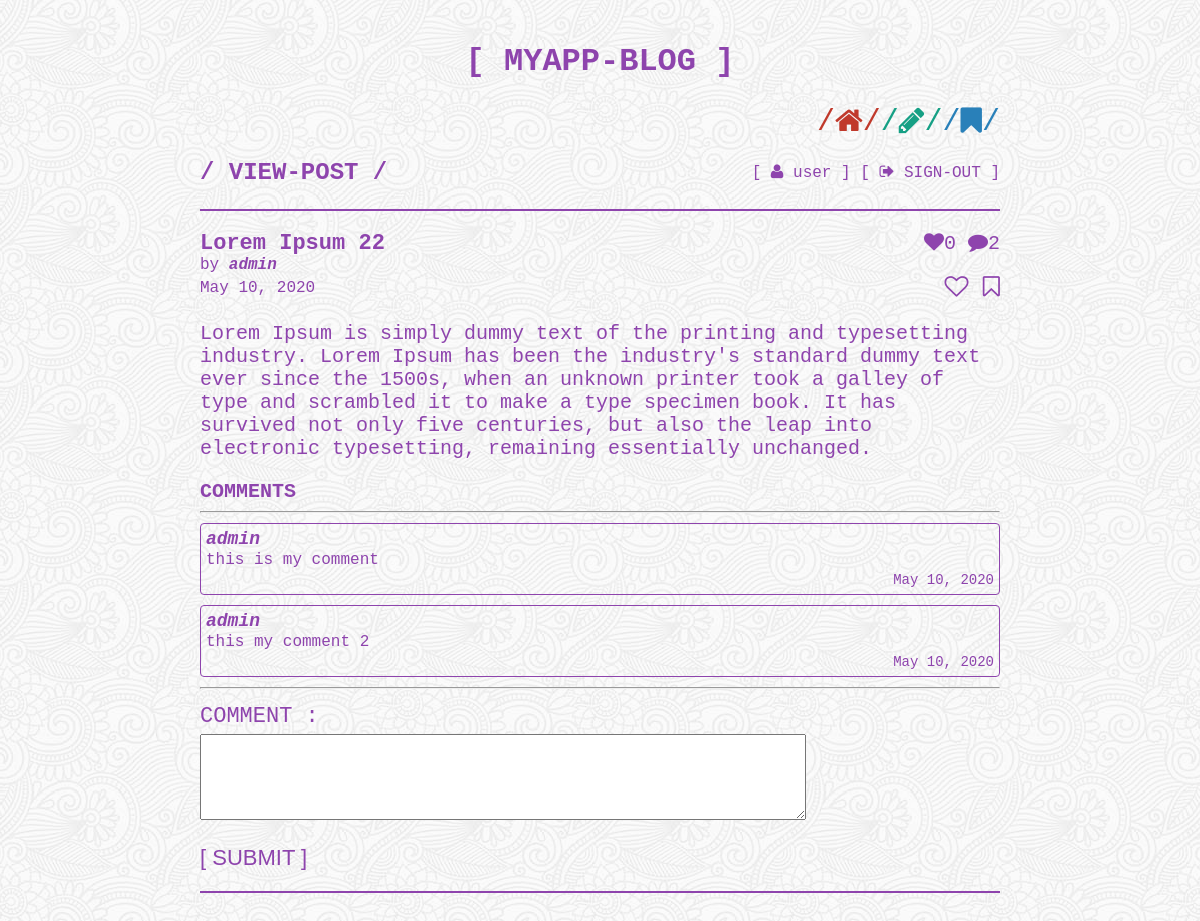
Screenshot of /post/4 (signed in) with the database file from the repository.
### blog/models.py (models this page shows, shortened)
class User(UserMixin, db.Model):
    __tablename__ = "user"
    id = db.Column(db.Integer, primary_key=True, autoincrement=True)
    username = db.Column(db.String(32), nullable=False, unique=True)
    password_hash = db.Column(db.String(256), nullable=False)
    posts = db.relationship("Post", backref="user")
    comments = db.relationship("Comment", backref="user")
    liked_posts = db.relationship(
        "Post", secondary=likes, backref="liked_by", lazy="dynamic"
    )
    saved_posts = db.relationship(
        "Post", secondary=saves, backref="saved_by", lazy="dynamic",
    )

class Post(db.Model):
    __tablename__ = "post"
    id = db.Column(db.Integer, primary_key=True, autoincrement=True)
    user_id = db.Column(db.Integer, db.ForeignKey("user.id"))
    title = db.Column(db.String(256), nullable=False)
    body = db.Column(db.Text, nullable=False)
    comments = db.relationship("Comment", backref="post")
    created = db.Column(db.DateTime, server_default=func.now())

class Comment(db.Model):
    __tablename__ = "comment"
    id = db.Column(db.Integer, primary_key=True, autoincrement=True)
    user_id = db.Column(db.Integer, db.ForeignKey("user.id"))
    post_id = db.Column(db.Integer, db.ForeignKey("post.id"))
    body = db.Column(db.Text, nullable=False)
    created = db.Column(db.DateTime, server_default=func.now())

### blog/views.py (the view)
@app_blueprint.route("/post/<int:post_id>", methods=["GET", "POST"])
@login_required
def view_post(post_id):
    post = Post.query.get(post_id)
    if post:
        form = CommentForm()
        if form.validate_on_submit():
            comment = Comment(user=current_user, post=post, body=form.data.get("body"))
            db.session.add(comment)
            db.session.commit()
            flash("Comment sucessfully posted.")
        return render_template(
            "view-post.html",
            user=current_user,
            post=post,
            form=form,
            page_title="VIEW-POST",
            page_color="purple",
        )
    else:
        next_page = request.headers.get("Referer")
        flash("Blog post not found.")
        return redirect(next_page or url_for("app.home"))

### blog/forms.py
class CommentForm(FlaskForm):
    body = TextAreaField(
        "COMMENT :", validators=[DataRequired()], render_kw={"rows": 4}
    )

### blog/views.py (called while the page is built)
@login_manager.user_loader
def load_user(user_id):
    if user_id is not None:
        return User.query.get(user_id)
    return None

### blog/templates/view-post.html (shortened to what this page needs)
{% extends "base.html" %}
{% block content %}
<main class="page-container">
  <div class="post-header">
    <div class="post-title-container">
      <a class="post-title" href="{{ url_for('app.view_post', post_id=post.id) }}">
        <b>{{post.title}}</b>
      </a>
      <div class="post-author-container">
        <span>by</span>
        <a href="{{ url_for('app.view_user', user_id=post.user.id) }}">
          <i><b>{{post.user.username}}</b></i>
        </a>
      </div>
    </div>
    <div class="post-button-container">
      <span class="display-inline-flex" title="Likes">
        <i class="fa fa-heart" aria-hidden="true"></i>
        <span>{{post.liked_by|length}}</span>
      </span>
      <span class="display-inline-flex" title="Comments">
        <i class="fa fa-comment" aria-hidden="true"></i>
        <span>{{post.comments|length}}</span>
      </span>
    </div>
  </div>
  <div class="post-footer">
    <span class="post-date">{{post.created.strftime("%b %d, %Y")}}</span>
    {% if user and post.user_id == user.id -%}
    <div class="post-action-container">
      <a class="button-green" href="{{ url_for('app.edit_post', post_id=post.id) }}" role="button">
        <i class="fa fa-pencil-square-o" aria-hidden="true" title="Edit"></i>
      </a>
      <a class="button-red" href="javascript:void(0)" role="button" onclick="deletePost('{{post.id}}')">
        <i class="fa fa-trash-o" aria-hidden="true" title="Delete"></i>
      </a>
    </div>
    {%- else -%}
    <div class="post-action-container">
      {% if post not in user.liked_posts -%}
      <a class="theme-button" href="{{ url_for('app.like_post', post_id=post.id) }}" role="button">
        <i class="fa fa-heart-o" aria-hidden="true" title="Like"></i>
      </a>
      {%- else -%}
      <a class="theme-button" href="{{ url_for('app.dislike_post', post_id=post.id) }}" role="button">
        <i class="fa fa-heart" aria-hidden="true" title="Un-Like"></i>
      </a>
      {%- endif %}
      {% if post not in user.saved_posts -%}
      <a class="theme-button" href="{{ url_for('app.save_post', post_id=post.id) }}">
        <i class="fa fa-bookmark-o" aria-hidden="true" title="Save"></i>
      </a>
      {%- else -%}
      <a class="theme-button" href="{{ url_for('app.unsave_post', post_id=post.id) }}">
        <i class="fa fa-bookmark" aria-hidden="true" title="Un-Save"></i>
      </a>
      {%- endif %}
    </div>
    {%- endif %}
  </div>
  <div class="post-body">
    {{post.body}}
  </div>
  <div class="post-comments">
    <div class="font-size-20">
      <b>COMMENTS</b>
    </div>
    <hr>
    {% if post.comments %}
    {% for comment in post.comments %}
    <div class="comment-container theme-border">
      <div class="comment-header">
        <div class="comment-title-container">
          <a class="comment-title" href="{{ url_for('app.view_user', user_id=comment.user.id) }}">
            <i><b>{{comment.user.username}}</b></i>
          </a>
        </div>
      </div>
      <div class="comment-body">
        {{comment.body}}
      </div>
      <div class="comment-footer">
        <span class="comment-date">{{comment.created.strftime("%b %d, %Y")}}</span>
      </div>
    </div>
    {% endfor %}
    {% else %}
    <div class="text-align-center font-size-22">[ EMPTY ]</div>
    {% endif %}
    <hr>
    <form method="POST">
      <div class="form-field">
        {{ form.body.label }}
        <div class="form-input">
          {{ form.body }}
        </div>
      </div>
      <div class="margin-top-20 margin-bottom-20">
        <button type="submit" class="theme-button font-size-22 enclose-square">
          SUBMIT
        </button>
      </div>
    </form>
  </div>
</main>
{% endblock %}

### blog/templates/header.html (shortened to what this page needs)
{% block header %}
<div class="website-title enclose-square">
  MYAPP-BLOG
</div>
{% if user %}
<nav class="navbar">
  <a class="button-red" href="{{ url_for('app.home') }}" title="HOME" role="button">
    <span class="enclose-{{'square' if page_title=='HOME' else 'slash'}} display-inline-flex">
      <i class="fa fa-home" aria-hidden="true"></i>
    </span>
  </a>
  <a class="button-green" href="{{ url_for('app.new_post') }}" title="NEW-POST" role="button">
    <span class="enclose-{{'square' if page_title=='NEW-POST' else 'slash'}} display-inline-flex">
      <i class="fa fa-pencil" aria-hidden="true"></i>
    </span>
  </a>
  <a class="button-blue" href="{{ url_for('app.saved_posts') }}" title="SAVED-POSTS" role="button">
    <span class="enclose-{{'square' if page_title=='SAVED-POSTS' else 'slash'}} display-inline-flex">
      <i class="fa fa-bookmark" aria-hidden="true"></i>
    </span>
  </a>
</nav>
{% endif %}
<div class="page-title-container">
  <div class="page-title enclose-slash">
    {{page_title}}
  </div>
  {% if user -%}
  <div class="signed-in-container">
    <a class="enclose-square" href="{{ url_for('app.profile') }}">
      <i class="fa fa-user" aria-hidden="true"></i>
      <span>{{user.username}}</span>
    </a>
    <a class="enclose-square" href="{{ url_for('app.sign_out') }}">
      <i class="fa fa-sign-out" aria-hidden="true"></i>
      <span>SIGN-OUT</span>
    </a>
  </div>
  {%- endif %}
</div>
{% endblock %}

### blog/static/css/custom-styles.css (style rules this page uses)
@media (min-width: 601px) { .navbar { justify-content: flex-end; } }
body { font-family: "courier new", courier, monospace; background-image: url("/static/img/symphony.png"); }
a { color: inherit; text-decoration: none; }
.website-title { margin-top: 25px; margin-bottom: 25px; font-size: 32px; font-weight: bold; text-align: center; }
.navbar { display: flex; flex-wrap: wrap; align-items: center; margin-top: 5px; margin-bottom: 5px; }
.navbar a { font-size: 30px; }
.page-title-container { display: flex; align-items: center; }
.page-title { flex-grow: 1; margin-top: 15px; margin-bottom: 15px; font-size: 24px; font-weight: 700; }
.signed-in-container { order: 1; margin-top: 15px; margin-bottom: 15px; }
.page-container { margin-top: 20px; margin-bottom: 20px; }
.form-field { margin-top: 15px; margin-bottom: 15px; }
.form-field label { font-size: 22px; }
.form-input { margin-top: 5px; }
.form-input textarea { font-size: 18px; max-width: 600px; width: 100%; }
.post-header { display: flex; align-items: baseline; }
.post-title-container { flex-grow: 1; }
.post-author-container { font-size: 16px; }
.post-title { font-size: 22px; }
.post-button-container { font-size: 20px; }
.post-footer { display: flex; align-items: center; justify-content: space-between; }
.post-date { font-size: 14; }
.post-action-container { font-size: 24px; }
.post-body { margin-top: 20px; margin-bottom: 20px; font-size: 20px; }
.post-comments { margin-top: 20px; }
.comment-container { margin-top: 10px; margin-bottom: 10px; padding: 5px; border-radius: 4px; }
.comment-header { display: flex; align-items: baseline; }
.comment-title-container { flex-grow: 1; }
.comment-title { font-size: 18px; }
.comment-body { margin-top: 2px; margin-bottom: 2px; }
.comment-footer { text-align: right; }
.comment-date { font-size: 14px; }
.enclose-slash::before { content: "/"; }
.enclose-slash::after { content: "/"; }
.enclose-square::before { content: "["; }
.enclose-square::after { content: "]"; }
.button-black, .button-red, .button-blue, .button-green, .button-orange, .button-purple, .button-grey, .theme-button { border: none; padding: 0; outline: 0; cursor: pointer; background-color: transparent; vertical-align: middle; -webkit-tap-highlight-color: transparent; transition: all 0.1s; }
.theme-red, .theme-red .theme-button, .color-red, .button-red { color: #c0392b; }
.theme-blue, .theme-blue .theme-button, .color-blue, .button-blue { color: #2980b9; }
.theme-green, .theme-green .theme-button, .color-green, .button-green { color: #16a085; }
.theme-purple, .theme-purple .theme-button, .color-purple, .button-purple { color: #8e44ad; }
.theme-purple .theme-border { border: 1px solid #8e44ad; }
.display-inline-flex { display: inline-flex; }
.font-size-22 { font-size: 22px; }
.font-size-20 { font-size: 20px; }
.margin-top-20 { margin-top: 20px; }
.margin-bottom-20 { margin-bottom: 20px; }

### rows the page displays
User: username "user"
Post: title "Lorem Ipsum 22", created "May 10, 2020", body "Lorem Ipsum is simply dummy text of the printing and typesetting industry. Lorem Ipsum has been the industry's standard dummy text ever since the 1500s, when an unknown printer took a galley of type and scrambled it to make a type specimen book. It has survived not only five centuries, but also the leap into electronic typesetting, remaining essentially unchanged."
User: user.username "admin"
Comment: user.username "admin", body "this is my comment", created "May 10, 2020"
Comment: user.username "admin", body "this my comment 2", created "May 10, 2020"

### other values shown
{{ page_title }} "VIEW-POST"
{{ post.liked_by|length }} "0"
{{ post.comments|length }} "2"
